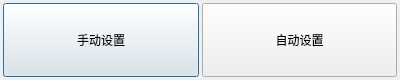
<?xml version="1.0" encoding="UTF-8"?>
<ui version="4.0">
 <class>vekAppAddModel</class>
 <widget class="QDialog" name="vekAppAddModel">
  <property name="geometry">
   <rect>
    <x>0</x>
    <y>0</y>
    <width>400</width>
    <height>80</height>
   </rect>
  </property>
  <property name="minimumSize">
   <size>
    <width>400</width>
    <height>80</height>
   </size>
  </property>
  <property name="maximumSize">
   <size>
    <width>400</width>
    <height>80</height>
   </size>
  </property>
  <property name="windowTitle">
   <string>Dialog</string>
  </property>
  <property name="windowIcon">
   <iconset resource="../vek_res.qrc">
    <normaloff>:/res/img/vek.ico</normaloff>:/res/img/vek.ico</iconset>
  </property>
  <layout class="QGridLayout" name="gridLayout">
   <property name="leftMargin">
    <number>3</number>
   </property>
   <property name="topMargin">
    <number>3</number>
   </property>
   <property name="rightMargin">
    <number>3</number>
   </property>
   <property name="bottomMargin">
    <number>3</number>
   </property>
   <property name="spacing">
    <number>3</number>
   </property>
   <item row="0" column="0">
    <layout class="QHBoxLayout" name="horizontalLayout">
     <property name="spacing">
      <number>3</number>
     </property>
     <item>
      <widget class="QPushButton" name="pushButton_AddDiy">
       <property name="sizePolicy">
        <sizepolicy hsizetype="Preferred" vsizetype="Preferred">
         <horstretch>0</horstretch>
         <verstretch>0</verstretch>
        </sizepolicy>
       </property>
       <property name="text">
        <string>手动设置</string>
       </property>
      </widget>
     </item>
     <item>
      <widget class="QPushButton" name="pushButton_AddAuto">
       <property name="sizePolicy">
        <sizepolicy hsizetype="Preferred" vsizetype="Preferred">
         <horstretch>0</horstretch>
         <verstretch>0</verstretch>
        </sizepolicy>
       </property>
       <property name="text">
        <string>自动设置</string>
       </property>
      </widget>
     </item>
    </layout>
   </item>
  </layout>
 </widget>
 <resources>
  <include location="../vek_res.qrc"/>
 </resources>
 <connections/>
</ui>
